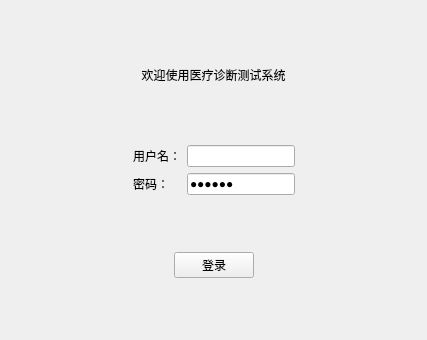
<?xml version="1.0" encoding="UTF-8"?>
<ui version="4.0">
 <class>LoginView</class>
 <widget class="QWidget" name="LoginView">
  <property name="geometry">
   <rect>
    <x>0</x>
    <y>0</y>
    <width>427</width>
    <height>340</height>
   </rect>
  </property>
  <property name="windowTitle">
   <string>登录</string>
  </property>
  <layout class="QVBoxLayout" name="verticalLayout_5">
   <item>
    <layout class="QVBoxLayout" name="verticalLayout_2">
     <item>
      <spacer name="verticalSpacer_3">
       <property name="orientation">
        <enum>Qt::Orientation::Vertical</enum>
       </property>
       <property name="sizeHint" stdset="0">
        <size>
         <width>20</width>
         <height>41</height>
        </size>
       </property>
      </spacer>
     </item>
     <item>
      <widget class="QLabel" name="label">
       <property name="text">
        <string>欢迎使用医疗诊断测试系统</string>
       </property>
       <property name="alignment">
        <set>Qt::AlignmentFlag::AlignCenter</set>
       </property>
      </widget>
     </item>
     <item>
      <spacer name="verticalSpacer_4">
       <property name="orientation">
        <enum>Qt::Orientation::Vertical</enum>
       </property>
       <property name="sizeHint" stdset="0">
        <size>
         <width>20</width>
         <height>41</height>
        </size>
       </property>
      </spacer>
     </item>
    </layout>
   </item>
   <item>
    <layout class="QHBoxLayout" name="horizontalLayout">
     <item>
      <spacer name="horizontalSpacer">
       <property name="orientation">
        <enum>Qt::Orientation::Horizontal</enum>
       </property>
       <property name="sizeHint" stdset="0">
        <size>
         <width>40</width>
         <height>20</height>
        </size>
       </property>
      </spacer>
     </item>
     <item>
      <layout class="QHBoxLayout" name="horizontalLayout_3">
       <item>
        <layout class="QVBoxLayout" name="verticalLayout">
         <item>
          <widget class="QLabel" name="label_2">
           <property name="text">
            <string>用户名：</string>
           </property>
          </widget>
         </item>
         <item>
          <widget class="QLabel" name="label_3">
           <property name="text">
            <string>密码：</string>
           </property>
          </widget>
         </item>
        </layout>
       </item>
       <item>
        <layout class="QVBoxLayout" name="verticalLayout_3">
         <item>
          <widget class="QLineEdit" name="inputUsername"/>
         </item>
         <item>
          <widget class="QLineEdit" name="InputPassword">
           <property name="text">
            <string>123456</string>
           </property>
           <property name="echoMode">
            <enum>QLineEdit::EchoMode::Password</enum>
           </property>
          </widget>
         </item>
        </layout>
       </item>
      </layout>
     </item>
     <item>
      <spacer name="horizontalSpacer_2">
       <property name="orientation">
        <enum>Qt::Orientation::Horizontal</enum>
       </property>
       <property name="sizeHint" stdset="0">
        <size>
         <width>40</width>
         <height>20</height>
        </size>
       </property>
      </spacer>
     </item>
    </layout>
   </item>
   <item>
    <layout class="QVBoxLayout" name="verticalLayout_4">
     <item>
      <spacer name="verticalSpacer">
       <property name="orientation">
        <enum>Qt::Orientation::Vertical</enum>
       </property>
       <property name="sizeHint" stdset="0">
        <size>
         <width>20</width>
         <height>40</height>
        </size>
       </property>
      </spacer>
     </item>
     <item>
      <layout class="QHBoxLayout" name="horizontalLayout_2">
       <item>
        <spacer name="horizontalSpacer_4">
         <property name="orientation">
          <enum>Qt::Orientation::Horizontal</enum>
         </property>
         <property name="sizeHint" stdset="0">
          <size>
           <width>40</width>
           <height>20</height>
          </size>
         </property>
        </spacer>
       </item>
       <item>
        <widget class="QPushButton" name="btSignIn">
         <property name="text">
          <string>登录</string>
         </property>
        </widget>
       </item>
       <item>
        <spacer name="horizontalSpacer_5">
         <property name="orientation">
          <enum>Qt::Orientation::Horizontal</enum>
         </property>
         <property name="sizeHint" stdset="0">
          <size>
           <width>40</width>
           <height>20</height>
          </size>
         </property>
        </spacer>
       </item>
      </layout>
     </item>
     <item>
      <spacer name="verticalSpacer_2">
       <property name="orientation">
        <enum>Qt::Orientation::Vertical</enum>
       </property>
       <property name="sizeHint" stdset="0">
        <size>
         <width>20</width>
         <height>40</height>
        </size>
       </property>
      </spacer>
     </item>
    </layout>
   </item>
  </layout>
 </widget>
 <resources/>
 <connections/>
</ui>
